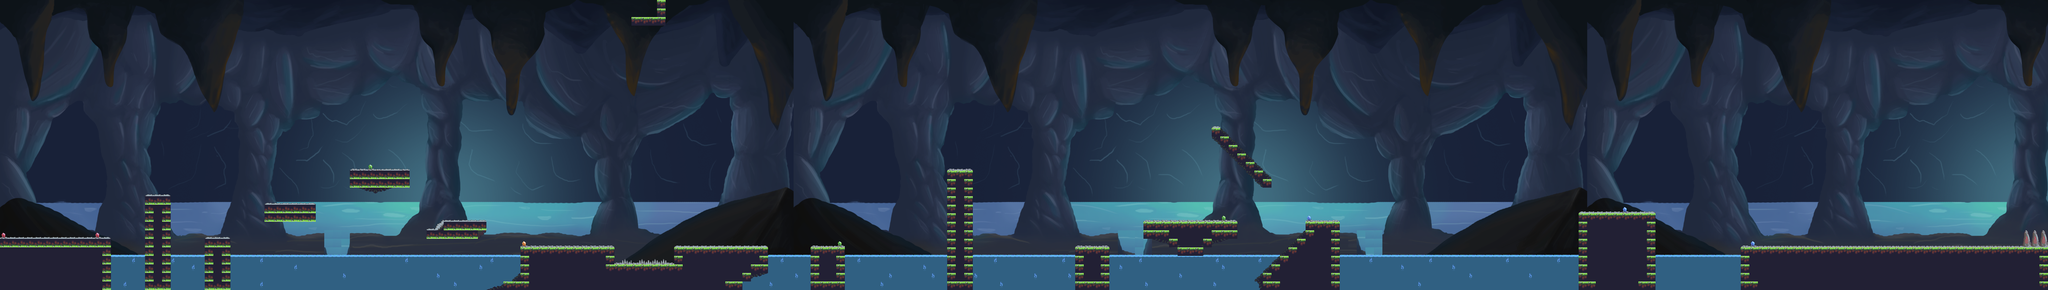

Rendered tile map (Tiled .tmx) drawn with the repository's tilesets; below, a short description and the map source with its tile grids summarised:
An orthogonal 240x34 tile map with 32x32 px tiles, 4 tile layers (Background, Water, Platform, Physics), 12 tilesets and 29 objects (Monster01, Monster03, Monster04, Monster05, Wood01, ...).

<map version="1.0" tiledversion="1.1.5" orientation="orthogonal" renderorder="right-down" width="240" height="34" tilewidth="32" tileheight="32" infinite="0" nextobjectid="67">
 <tileset firstgid="1" name="kk007" tilewidth="32" tileheight="32" tilecount="512" columns="32">
  <image source="environment/background/kk007.png" width="1024" height="512" />
 </tileset>
 <tileset firstgid="513" name="tile_cave_bg_crystal" tilewidth="32" tileheight="32" tilecount="30" columns="15">
  <image source="environment/tiles/cave/tile_cave_bg_crystal.png" width="480" height="64" />
 </tileset>
 <tileset firstgid="543" name="tile_cave_bg_fluo" tilewidth="32" tileheight="32" tilecount="96" columns="16">
  <image source="environment/tiles/cave/tile_cave_bg_fluo.png" width="512" height="192" />
 </tileset>
 <tileset firstgid="639" name="tile_cave_bg_lava" tilewidth="32" tileheight="32" tilecount="8" columns="4">
  <image source="environment/tiles/cave/tile_cave_bg_lava.png" width="128" height="64" />
 </tileset>
 <tileset firstgid="647" name="tile_cave_bg_objects" tilewidth="32" tileheight="32" tilecount="28" columns="4">
  <image source="environment/tiles/cave/tile_cave_bg_objects.png" width="128" height="224" />
 </tileset>
 <tileset firstgid="675" name="tile_cave_bg_rock" tilewidth="32" tileheight="32" tilecount="210" columns="14">
  <image source="environment/tiles/cave/tile_cave_bg_rock.png" width="448" height="480" />
 </tileset>
 <tileset firstgid="885" name="tile_cave_obelisk_anim" tilewidth="32" tileheight="32" tilecount="4" columns="2">
  <image source="environment/tiles/cave/tile_cave_obelisk_anim.png" width="64" height="64" />
 </tileset>
 <tileset firstgid="889" name="tile_cave_platform" tilewidth="32" tileheight="32" tilecount="132" columns="11">
  <image source="environment/tiles/cave/tile_cave_platform.png" width="352" height="384" />
 </tileset>
 <tileset firstgid="1021" name="tile_jungle_water" tilewidth="32" tileheight="32" tilecount="20" columns="5">
  <image source="environment/tiles/jungle/tile_jungle_water.png" width="160" height="128" />
 </tileset>
 <tileset firstgid="1041" name="bg_solid_colors" tilewidth="32" tileheight="32" tilecount="32" columns="8">
  <image source="environment/background/bg_solid_colors.png" width="256" height="128" />
 </tileset>
 <tileset firstgid="1073" name="cave-background" tilewidth="32" tileheight="32" tilecount="3162" columns="93">
  <image source="environment/background/cave-background.png" width="3000" height="1100" />
 </tileset>
 <tileset firstgid="4235" name="brambles" tilewidth="32" tileheight="32" tilecount="4" columns="1">
  <image source="environment/tiles/brambles.png" width="32" height="128" />
 </tileset>
 <layer name="Background" width="240" height="34">
  <data>[8160 cells, 8160 non-empty, 3069 distinct tile ids]</data>
 </layer>
 <group name="Land">
  <layer name="Water" width="240" height="34">
   <data>[8160 cells, 723 non-empty, 11 distinct tile ids]</data>
  </layer>
  <layer name="Platform" width="240" height="34">
   <data>[8160 cells, 911 non-empty, 43 distinct tile ids]</data>
  </layer>
 </group>
 <objectgroup name="Main">
  <object id="2" name="Monster01" x="2222" y="796" width="60" height="72" />
  <object id="6" name="Monster03" x="3591" y="14" width="40" height="22" />
  <object id="7" name="Monster04" x="4474" y="733" width="42" height="73" />
  <object id="8" name="Monster05" x="2467.39" y="58.7402" width="36" height="19.7918" rotation="182.466" />
  <object id="14" name="Wood01" x="3360" y="892" width="133" height="26" />
  <object id="15" name="Wood02" x="3836" y="897" width="185" height="35" />
  <object id="22" name="Trap01" x="2408" y="914" width="74" height="48" />
  <object id="30" name="batMonster01" x="5190" y="720" width="38" height="20" />
  <object id="32" name="batMonster02" x="5646" y="872" width="28" height="24" />
  <object id="33" name="batMonster03" x="5518" y="552" width="14" height="8" />
  <object id="35" name="bramble01" x="4776" y="868" width="18" height="32" />
  <object id="37" name="Wukong" x="126" y="748" width="64" height="88" />
  <object id="38" name="Monster02" x="2406" y="42" />
  <object id="47" name="Rockfall1" x="6048" y="24" />
  <object id="50" name="Rockfall2" x="6580" y="46" />
  <object id="51" name="Rockfall3" x="6874" y="44" />
  <object id="52" name="Rockfall4" x="7236" y="96" />
  <object id="53" name="Rockfall5" x="7328" y="0" width="50" height="40" />
  <object id="55" name="Rockfall6" x="6740" y="24" />
  <object id="56" x="7254" y="-126" />
  <object id="57" name="Door" x="7561.33" y="800.848" width="102.667" height="68" />
  <object id="58" name="Key" x="4916" y="756" width="76" height="48" />
  <object id="59" name="BoxMonster01" x="330" y="800" width="62" height="66" />
  <object id="60" name="FrogMonster01" x="1057.58" y="681.818" width="60.6061" height="45.4545" />
  <object id="62" name="FrogMonster02" x="1733.33" y="760.606" width="75.7576" height="51.5152" />
  <object id="63" name="FrogMonster03" x="2727.27" y="821.212" width="81.8182" height="60.6061" />
  <object id="64" name="BoxMonster02" x="1445" y="547" width="62" height="66" />
  <object id="65" name="stupid01" x="7354.55" y="830.303" width="81.8182" height="54.5455" />
  <object id="66" name="stupid02" x="7221.21" y="845.455" width="84.8485" height="48.4848" />
 </objectgroup>
 <layer name="Physics" width="240" height="34">
  <data>[8160 cells, 323 non-empty, 2 distinct tile ids]</data>
 </layer>
</map>
